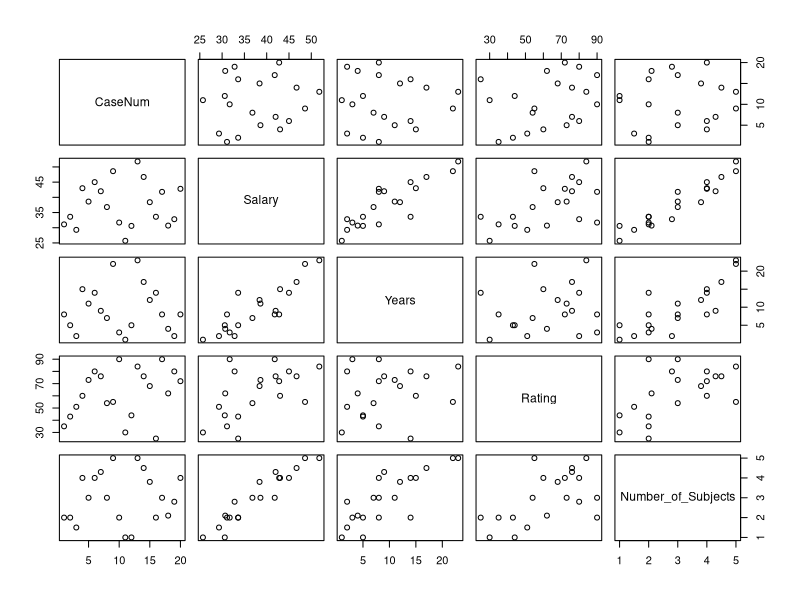
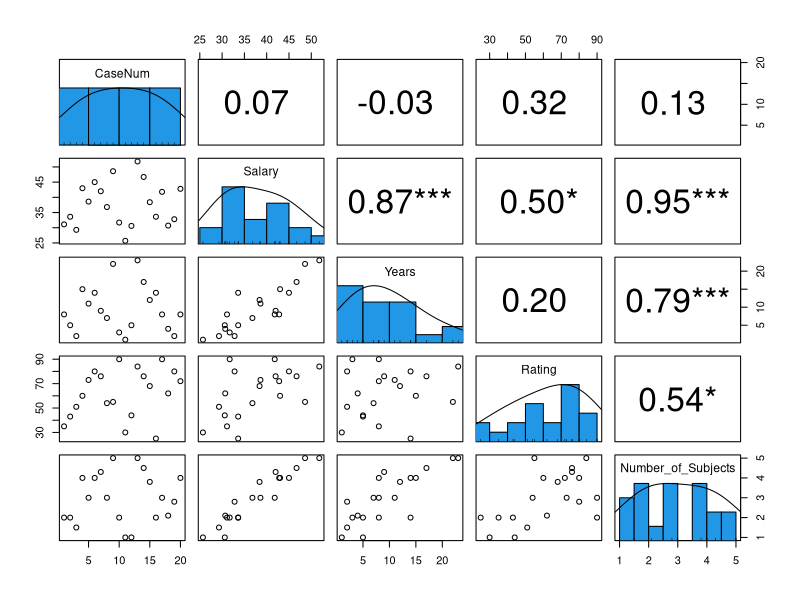
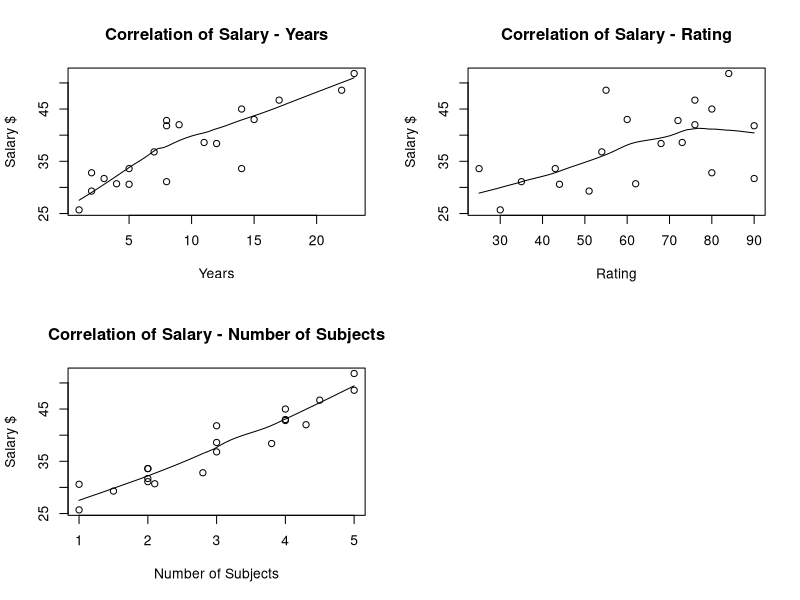
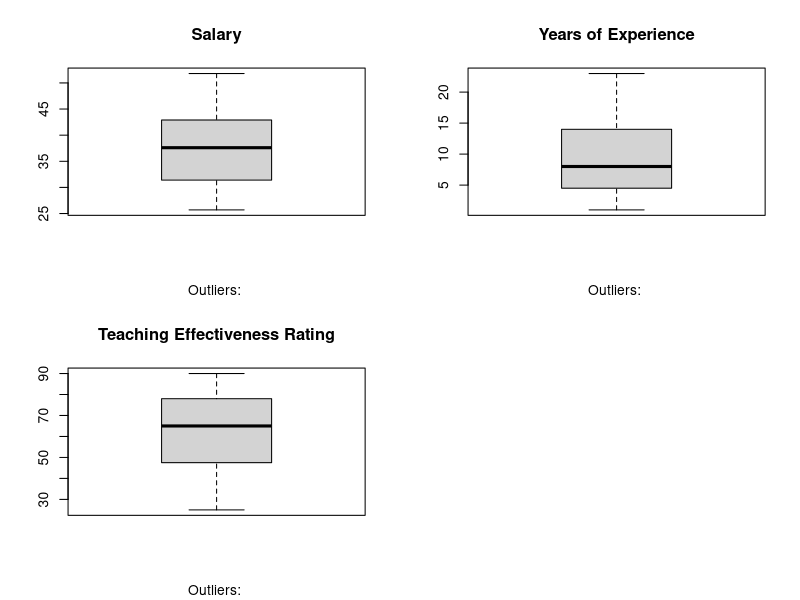

The R script that drew these images, in order: (Note: this script raises an error after producing the figures.)
## Exercise 01 :  --------------------------------------------------------------
## A Department of Education analyst is interested in investigating the pay 
## structure of secondary school teachers. He believes there are 3 factors that 
## affect the salaries of teachers: years of experience; a rating of teaching 
## effectiveness given by a department inspector; and the numbers of different 
## subjects taught. A sample of 20 teachers produced the results given in the 
## salary dataset. 

# Load necessary libraries
install.packages("psych")
install.packages("e1071")
library(psych)
library(e1071)

# Read the dataset
salary <- read.csv("Salary.csv")

# Display the structure and first few rows of the dataset
str(salary)
head(salary)

# Drop the column 'CaseNum'
salary_data <- salary[, -which(names(salary) == "CaseNum")]

# Rename variable 'Number of Subjects' as 'Number_of_Subjects'
names(salary)[names(salary) == "Number.of.Subjects"] <- "Number_of_Subjects"

# Using the pairs function to examine linearity
windows(20, 10)
pairs(salary)

# Generate pairs plot for all variables using pairs.panels from the psych package
pairs.panels(salary,
             smooth = FALSE, 
             scale = FALSE,   
             density = TRUE, 
             ellipses = FALSE, 
             method = "spearman",
             pch = 21,           
             lm = FALSE,         
             cor = TRUE,         
             jiggle = FALSE,     
             factor = 2,         
             hist.col = 4,       
             stars = TRUE,       
             ci = TRUE)          

# Scatter plots with smooth lines
windows(20, 12)
par(mfrow = c(2, 2)) # Arrange plots in a 2x2 grid

scatter.smooth(x = salary$Years,
               y = salary$Salary,
               main = "Correlation of Salary - Years",
               xlab = "Years",
               ylab = "Salary $")

scatter.smooth(x = salary$Rating,
               y = salary$Salary,
               main = "Correlation of Salary - Rating",
               xlab = "Rating",
               ylab = "Salary $")

scatter.smooth(x = salary$Number_of_Subjects,
               y = salary$Salary,
               main = "Correlation of Salary - Number of Subjects",
               xlab = "Number of Subjects",
               ylab = "Salary $")

# Calculate and print the correlation matrix
cor_matrix <- cor(salary[, c("Salary", "Years", "Rating", "Number_of_Subjects")])
print(cor_matrix)

# Check for outliers using boxplots. Arrange plots in a 2x2 grid
par(mfrow = c(2, 2))
boxplot(salary_data$Salary, main="Salary", sub=paste("Outliers:", boxplot.stats(salary_data$Salary)$out))
boxplot(salary_data$Years, main="Years of Experience", sub=paste("Outliers:", boxplot.stats(salary_data$Years)$out))
boxplot(salary_data$Rating, main="Teaching Effectiveness Rating", sub=paste("Outliers:", boxplot.stats(salary_data$Rating)$out))
boxplot(salary_data$Number_of_Subjects, main="Number of Subjects", sub=paste("Outliers:", boxplot.stats(salary_data$Number_of_Subjects)$out))

# Identify and remove outliers
outliers <- function(x) {
  return(x[!x %in% boxplot.stats(x)$out])
}
salary_data <- salary_data[salary_data$Salary %in% outliers(salary_data$Salary),]
salary_data <- salary_data[salary_data$Years %in% outliers(salary_data$Years),]
salary_data <- salary_data[salary_data$Rating %in% outliers(salary_data$Rating),]
salary_data <- salary_data[salary_data$Number_of_Subjects %in% outliers(salary_data$Number_of_Subjects),]

# Histograms for visual inspection of normality
par(mfrow = c(2, 2))
hist(salary_data$Salary, main="Salary", xlab="Salary", breaks=10, col="blue")
hist(salary_data$Years, main="Years of Experience", xlab="Years of Experience", breaks=10, col="blue")
hist(salary_data$Rating, main="Teaching Effectiveness Rating", xlab="Teaching Effectiveness Rating", breaks=10, col="blue")
hist(salary_data$Number_of_Subjects, main="Number of Subjects", xlab="Number of Subjects", breaks=10, col="blue")

# Check for normality using the e1071 library and qqnorm() function
normality_check <- function(x) {
  print(skewness(x))
  print(kurtosis(x))
  qqnorm(x)
  qqline(x)
}

normality_check(salary_data$Salary)
normality_check(salary_data$Years)
normality_check(salary_data$Rating)
normality_check(salary_data$Number_of_Subjects)

# Shapiro-Wilk test for normality
shapiro_test <- function(x) {
  return(shapiro.test(x))
}
shapiro_test(salary_data$Salary)
shapiro_test(salary_data$Years)
shapiro_test(salary_data$Rating)
shapiro_test(salary_data$Number_of_Subjects)

# Compare models using AIC and BIC
model1 <- lm(Salary ~ Years + Rating + Number_of_Subjects, data = salary_data)
model2 <- lm(Salary ~ Years + Rating, data = salary_data)
model3 <- lm(Salary ~ Years, data = salary_data)

# Print AIC and BIC for each model
cat("Model 1: AIC =", AIC(model1), "BIC =", BIC(model1), "\n")
cat("Model 2: AIC =", AIC(model2), "BIC =", BIC(model2), "\n")
cat("Model 3: AIC =", AIC(model3), "BIC =", BIC(model3), "\n")


